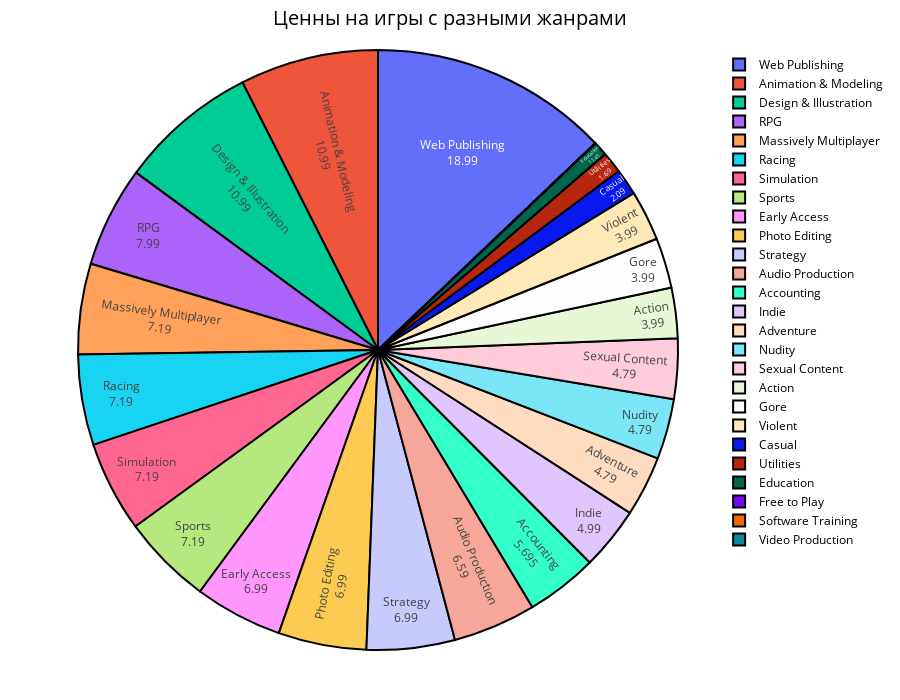

Notebook cell for this chart:
### Code cell
import plotly
import pandas as pd
import plotly.graph_objs as go
import plotly.express as px

data = pd.read_csv("C:\\Users\\grman\\OneDrive\\Desktop\\BigPapa\\Greg\\BigData\\DataSet\\steam.csv")
data['genres'] = [i.split(';')[0] for i in data['genres']]

_data = data.groupby("genres").agg({'price': 'median'}).reset_index()

fig = px.pie(values=_data['price'],
             names=_data['genres'])
fig.update_traces(textposition='inside', textinfo='label+value')

fig.update_layout(
    margin={
        "l": 50,
        "r": 50,
        "b": 50,
        "t": 50,
        "pad": 10
    },
    paper_bgcolor="white",
    font_color="black",
    title={"text": "Ценны на игры с разными жанрами",
           "font_size": 20,
           "x": 0.5
           },
    xaxis={"title": "Брэнд", "title_font_size": 20},
    yaxis={"title": "Цена $", "title_font_size": 20},
    height=700)

fig.update_traces(marker=dict(line=dict(color='black', width=2)))

fig.show()

### Figure 1 — Plotly figure (JSON) as saved in the notebook; plotly's stock layout.template omitted (floating-point values rounded to 4 significant figures)
{"data": [{"domain": {"x": [0.0, 1.0], "y": [0.0, 1.0]}, "hovertemplate": "label=%{label}<br>value=%{value}<extra></extra>", "labels": ["Accounting", "Action", "Adventure", "Animation & Modeling", "Audio Production", "Casual", "Design & Illustration", "Early Access", "Education", "Free to Play", "Gore", "Indie", "Massively Multiplayer", "Nudity", "Photo Editing", "RPG", "Racing", "Sexual Content", "Simulation", "Software Training", "Sports", "Strategy", "Utilities", "Video Production", "Violent", "Web Publishing"], "legendgroup": "", "name": "", "showlegend": true, "values": [5.695, 3.99, 4.79, 10.99, 6.59, 2.09, 10.99, 6.99, 1.145, 0.0, 3.99, 4.99, 7.19, 4.79, 6.99, 7.99, 7.19, 4.79, 7.19, 0.0, 7.19, 6.99, 1.69, 0.0, 3.99, 18.99], "type": "pie", "textinfo": "label+value", "textposition": "inside", "marker": {"line": {"color": "black", "width": 2}}}], "layout": {"legend": {"tracegroupgap": 0}, "margin": {"t": 50, "l": 50, "r": 50, "b": 50, "pad": 10}, "font": {"color": "black"}, "title": {"font": {"size": 20}, "text": "Ценны на игры с разными жанрами", "x": 0.5}, "xaxis": {"title": {"text": "Брэнд", "font": {"size": 20}}}, "yaxis": {"title": {"text": "Цена $", "font": {"size": 20}}}, "paper_bgcolor": "white", "height": 700}}
